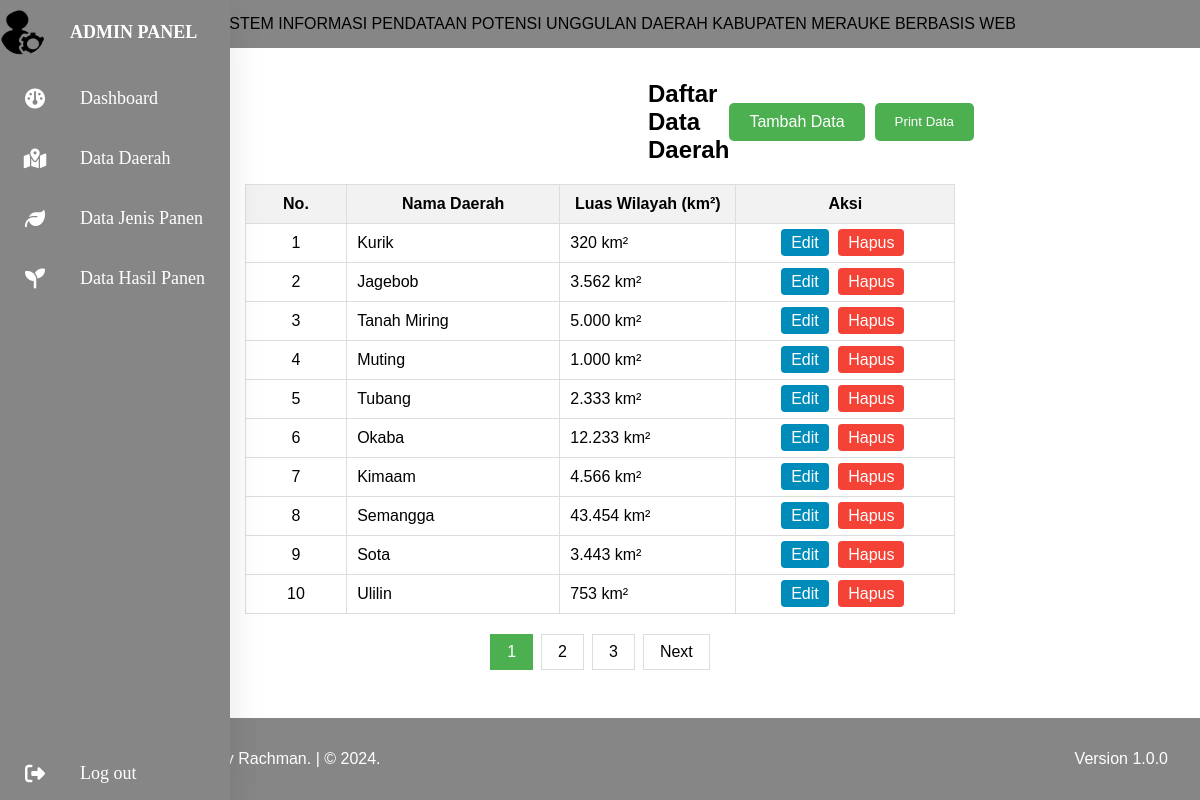
The page /dashboard_content/kelola_data_daerah.php (signed in) on the database its author committed.
### tables this page shows
CREATE TABLE `data_daerah` (
  `id_daerah` int(11) NOT NULL,
  `nama_daerah` varchar(255) NOT NULL,
  `luas_wilayah` double(10,2) NOT NULL
);

### dashboard_content/kelola_data_daerah.php (the view, shortened to what this page needs)
<?php
include '../config.php';
include '../includes/adminsidebar.php';
include '../includes/adminheader.php';
$limit = 10;
$page = isset($_GET['page']) ? $_GET['page'] : 1;
$offset = ($page - 1) * $limit;
$query = "SELECT * FROM data_daerah LIMIT $limit OFFSET $offset";
$daerahs = mysqli_query($conn, $query);
$result = mysqli_query($conn, "SELECT COUNT(*) as total FROM data_daerah");
$row = mysqli_fetch_assoc($result);
$total_data = $row['total'];
$total_pages = ceil($total_data / $limit);
?>
<!DOCTYPE html>
<html lang="en">
<head>
    <link rel="stylesheet" href="../css/kelola_data_daerah.css">
    <link rel="stylesheet" href="../css/footeradmin.css">
    <link rel="stylesheet" href="../css/sidebaradmin.css">
    <link rel="stylesheet" href="../css/headeradmin.css">
    <link rel="stylesheet" href="https://cdnjs.cloudflare.com/ajax/libs/font-awesome/6.6.0/css/all.min.css"/>
</head>
<body>
<div class="container_1">
  <h2>Daftar Data Daerah</h2>
  <div class="button-group1">
  <a href="data_daerah_form.php" class="tambah-button1">Tambah Data</a>
  <button onclick="printTable()" class="print-button1">Print Data</button>
  </div>
</div>
<table class="data-daerah-table1" border="1">
    <thead>
        <tr>
            <th>No.</th>
            <th>Nama Daerah</th>
            <th>Luas Wilayah (km²)</th>
            <th>Aksi</th>
        </tr>
    </thead>
    <tbody>
        <?php
            $no = $offset + 1;
            while ($row = mysqli_fetch_assoc($daerahs)) { ?>
            <tr>
                <td><?= $no++; ?></td>
                <td><?= $row['nama_daerah']; ?></td>
                <td><?= number_format($row['luas_wilayah'], 0, ',', '.'); ?> km² </td>
                <td>
                    <a href="data_daerah_form.php?edit=<?= $row['id_daerah']; ?>" class="edit-button">Edit</a>
                    <a href="?hapus=<?= $row['id_daerah']; ?>" class="delete-button" onclick="return confirm('Yakin ingin menghapus?')">Hapus</a>
                </td>
            </tr>
        <?php } ?>
    </tbody>
</table>
<div class="pagination">
    <?php for ($i = 1; $i <= $total_pages; $i++) { ?>
        <a href="?page=<?= $i; ?>" <?= ($i == $page) ? 'class="active"' : ''; ?>><?= $i; ?></a>
    <?php } ?>
    <?php if ($page < $total_pages) { ?>
        <a href="?page=<?= $page + 1; ?>">Next</a>
    <?php } ?>
</div>
<?php include '../includes/adminfooter.php'; ?>
</body>
</html>

### includes/adminsidebar.php
<nav class="sidebar-nav">
    <ul>
      <li>
        <a href="../dashboard_content/admin_dashboard.php" class="logo">
          <img src="../img/admin.png" alt="" />
          <span class="nav-item">Admin Panel</span>
        </a>
      </li>
      <li>
        <a href="../dashboard_content/admin_dashboard.php">
          <i class="fas fa-dashboard"></i>
          <span class="nav-item">Dashboard</span>
        </a>
      </li>
      <li>
        <a href="../dashboard_content/kelola_data_daerah.php">
          <i class="fas fa-map-marked-alt"></i>
          <span class="nav-item">Data Daerah</span>
        </a>
      </li>
      <li>
        <a href="../dashboard_content/kelola_jenis_panen.php">
            <i class="fas fa-leaf"></i>
          <span class="nav-item">Data Jenis Panen</span>
        </a>
      </li>
      <li>
        <a href="../dashboard_content/kelola_hasil_panen.php">
            <i class="fas fa-seedling"></i>
          <span class="nav-item">Data Hasil Panen</span>
        </a>
      </li>
      <li>
        <a href="../logout.php" class="logout">
          <i class="fas fa-sign-out-alt"></i>
          <span class="nav-item">Log out</span>
        </a>
      </li>
    </ul>
  </nav>

### includes/adminheader.php
<nav class="headbar">
  <div>
    <h>SISTEM INFORMASI PENDATAAN POTENSI UNGGULAN DAERAH KABUPATEN MERAUKE BERBASIS WEB</h>
  </div>
</nav>

### includes/adminfooter.php
<footer>
    <div class="credit">
      <p>Created by Alvarizy Rachman. | &copy; 2024.</p>
    </div>
    <div class="version">
      <p>Version 1.0.0</p>
    </div>
</footer>

### css/kelola_data_daerah.css (style rules this page uses)
* { font-family: "Poppins", sans-serif; }
.container_1 { display: flex; justify-content: space-between; align-items: center; margin-top: 60px; }
.container_1 h2 { margin-left: 40rem; }
.button-group1 { margin-right: 20rem; display: flex; gap: 10px; }
.tambah-button1, .print-button1 { background-color: #4caf50; color: white; padding: 10px 20px; text-decoration: none; border: none; cursor: pointer; white-space: nowrap; border-radius: 5px; }
.data-daerah-table1 { width: 60%; margin: auto; border-collapse: collapse; margin-bottom: 20px; }
.data-daerah-table1 th, .data-daerah-table1 td { padding: 10px 10px; text-align: left; border: 1px solid #ddd; }
.data-daerah-table1 th { background-color: #f2f2f2; text-align: center; }
.data-daerah-table1 td:nth-child(1) { width: 1px; text-align: center; }
.data-daerah-table1 td:nth-child(2) { width: 20px; }
.data-daerah-table1 td:nth-child(3) { width: 20px; }
.data-daerah-table1 td:nth-child(4) { width: 80px; text-align: center; }
.edit-button, .delete-button { background-color: #008cba; color: white; padding: 5px 10px; text-decoration: none; border-radius: 4px; margin-right: 5px; }
.delete-button { background-color: #f44336; }
.edit-button { background-color: #008cba; }
.pagination { text-align: center; display: flex; justify-content: center; }
.pagination a { color: black; float: left; padding: 8px 16px; text-decoration: none; transition: 0.3s; border: 1px solid #ddd; margin: 0 4px; }
.pagination a.active { background-color: #4caf50; color: white; border: 1px solid #4caf50; }

### css/footeradmin.css (style rules this page uses)
* { font-family: "Poppins", sans-serif; }
footer { background-color: #878686; text-align: center; padding: 1rem 0; width: 100vw; display: flex; justify-content: space-between; position: fixed; bottom: 0; left: 0; right: 0; z-index: 0; }
footer .credit { text-align: left; margin-left: 6rem; color: #fff; font-weight: 400; }
footer .version { text-align: right; margin-right: 2rem; color: #fff; font-weight: 400; }

### css/sidebaradmin.css (style rules this page uses)
.sidebar-nav * { margin: 0; padding: 0; outline: none; border: none; text-decoration: none; box-sizing: border-box; font-family: "Times New Roman", Times, serif; }
.sidebar-nav { position: fixed; top: 0; left: 0; bottom: 0; height: 100%; width: 65px; background: #878686; overflow: hidden; transition: width 0.2s linear; box-shadow: 0 20px 35px rgba(0, 0, 0, 0.1); z-index: 100; }
.sidebar-nav .logo { pointer-events: none; text-align: center; display: flex; transition: all 1s ease; }
.sidebar-nav .logo img { width: 45px; height: 45px; border-radius: 50%; }
.sidebar-nav .logo span { font-weight: bold; padding-left: 15px; font-size: 18px; text-transform: uppercase; }
.sidebar-nav a { position: relative; color: rgb(255, 255, 255); font-size: 18px; display: table; width: 300px; padding: 10px 0px; }
.sidebar-nav .fas { position: relative; width: 70px; height: 40px; top: 14px; font-size: 20px; text-align: center; }
.sidebar-nav .nav-item { position: relative; top: 12px; margin-left: 10px; cursor: pointer; }
.sidebar-nav .logout { position: absolute; bottom: 0; }

### css/headeradmin.css (style rules this page uses)
* { font-family: "Poppins", sans-serif; }
.headbar { background-color: #878686; padding: 15px; text-align: center; position: fixed; width: 100vw; top: 0; left: 0; right: 0; z-index: 1; }

### rows shown on the page
data_daerah: nama_daerah "Kurik", luas_wilayah "320"
data_daerah: nama_daerah "Jagebob", luas_wilayah "3.562"
data_daerah: nama_daerah "Tanah Miring", luas_wilayah "5.000"
data_daerah: nama_daerah "Muting", luas_wilayah "1.000"
data_daerah: nama_daerah "Tubang", luas_wilayah "2.333"
data_daerah: nama_daerah "Okaba", luas_wilayah "12.233"
data_daerah: nama_daerah "Kimaam", luas_wilayah "4.566"
data_daerah: nama_daerah "Semangga", luas_wilayah "43.454"
data_daerah: nama_daerah "Sota", luas_wilayah "3.443"
data_daerah: nama_daerah "Ulilin", luas_wilayah "753"
